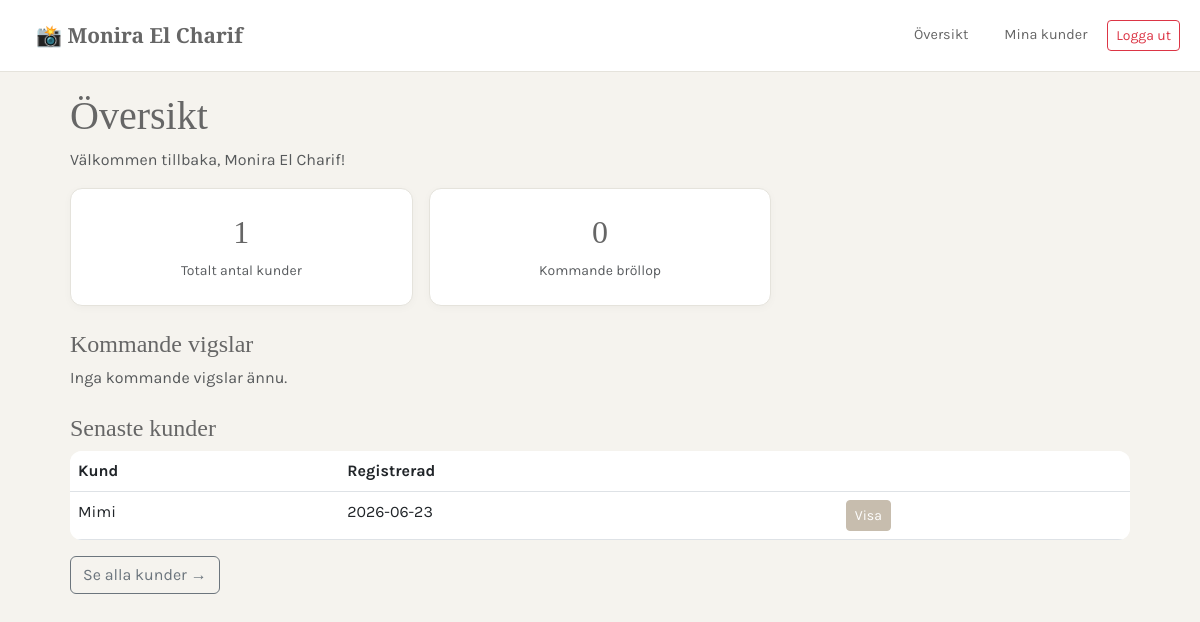
The app's page /checklist/partner/dashboard/ (signed in), older data.
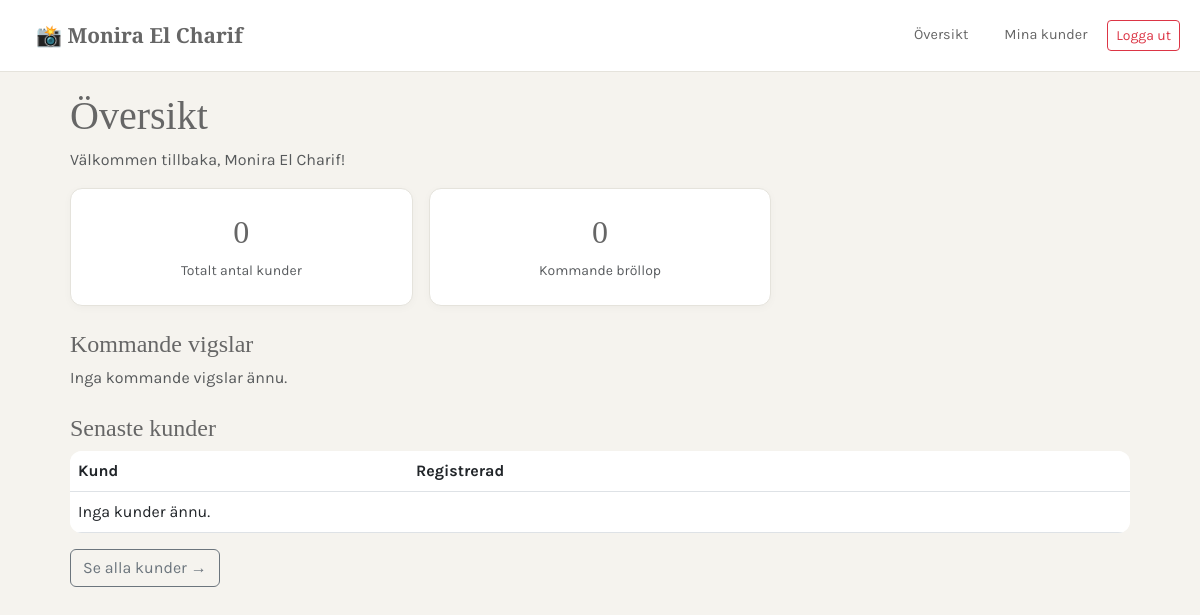
The same page, newer data.
### planner/models.py (models this page shows, shortened)
class Photographer(models.Model):
    user = models.ForeignKey(User, on_delete=models.CASCADE, null=True, blank=True)
    name = models.CharField(max_length=100, verbose_name="Företagsnamn")
    logo = models.URLField(max_length=500, blank=True, null=True, verbose_name="Logga (URL)")
    primary_color = models.CharField(max_length=7, default="#FFFFFF", verbose_name="Navbar-färg (Hex-kod)")
    accent_color = models.CharField(max_length=7, default="#C7BDAE", verbose_name="Accentfärg (Hex-kod)")
    whop_email = models.EmailField(blank=True, null=True, verbose_name="Whop E-post")
    whop_affiliate_id = models.CharField(max_length=100, verbose_name="Whop Affiliate ID")
    is_active = models.BooleanField(default=False)
    created_at = models.DateTimeField(auto_now_add=True)

### accounts/models.py (models this page shows, shortened)
class Profil(models.Model):
    ROLLER = [
        ('par', 'Brudpar'),
        ('planerare', 'Planerare'),
    ]
    user = models.OneToOneField(User, on_delete=models.CASCADE)
    telefon = models.CharField(max_length=20, blank=True)
    roll = models.CharField(max_length=10, choices=ROLLER, default='par')
    planerare = models.ForeignKey(User, on_delete=models.SET_NULL, null=True, blank=True, related_name='par')
    utgangsdatum = models.DateField(null=True, blank=True)
    photographer = models.ForeignKey('planner.Photographer', on_delete=models.SET_NULL, null=True, blank=True, related_name='kunder')

### planner/views.py (the view)
# urls.py: path('partner/dashboard/', views.partner_dashboard, name='partner_dashboard'),
@login_required
def partner_dashboard(request):
    fotograf = Photographer.objects.filter(user=request.user, is_active=True).first()
    if not fotograf:
        return redirect('dashboard')
    kunder = Profil.objects.filter(photographer=fotograf, roll='par')
    antal_kunder = kunder.count()
    from planner.models import Brollop
    kommande_brollop = Brollop.objects.filter(
        planerare__in=[k.user for k in kunder]
    ).order_by('datum')[:5]
    return render(request, 'planner/partner_dashboard.html', {
        'fotograf': fotograf,
        'antal_kunder': antal_kunder,
        'kunder': kunder.order_by('-user__date_joined')[:5],
        'kommande_brollop': kommande_brollop,
    })

### accounts/context_processors.py (called while the page is built)
def photographer_context(request):
    if request.user.is_authenticated:
        try:
            profil = Profil.objects.get(user=request.user)
            if profil.photographer:
                return {'photographer': profil.photographer}
        except Profil.DoesNotExist:
            pass
    return {'photographer': None}

### planner/templates/planner/partner_dashboard.html
{% extends 'planner/partner_base.html' %}
{% load i18n %}
{% block content %}
<h1> {% trans "Översikt" %}</h1>
<p class="text-muted">{% trans "Välkommen tillbaka" %}, {{ fotograf.name }}!</p>
<div class="row g-3 mb-4">
    <div class="col-md-4">
        <div class="card text-center p-4">
            <h2>{{ antal_kunder }}</h2>
            <small class="text-muted">{% trans "Totalt antal kunder" %}</small>
        </div>
    </div>
    <div class="col-md-4">
        <div class="card text-center p-4">
            <h2>{{ kommande_brollop|length }}</h2>
            <small class="text-muted">{% trans "Kommande bröllop" %}</small>
        </div>
    </div>
</div>
<h4 class="mt-4">{% trans "Kommande vigslar" %}</h4>
{% if kommande_brollop %}
    <div class="row g-3">
        {% for brollop in kommande_brollop %}
            <div class="col-md-6">
                <div class="card p-3">
                    <strong>{{ brollop.namn }}</strong>
                    <span class="text-muted"> – {{ brollop.datum|date:"d M Y"|default:"Datum ej satt" }}</span>
                </div>
            </div>
        {% endfor %}
    </div>
{% else %}
    <p class="text-muted">{% trans "Inga kommande vigslar ännu." %}</p>
{% endif %}
<h4 class="mt-4">{% trans "Senaste kunder" %}</h4>
<table class="table">
    <thead>
        <tr>
            <th>{% trans "Kund" %}</th>
            <th>{% trans "Registrerad" %}</th>
            <th></th>
        </tr>
    </thead>
    <tbody>
        {% for k in kunder %}
            <tr>
                <td>{{ k.user.username }}</td>
                <td>{{ k.user.date_joined|date:"Y-m-d" }}</td>
                <td>
                    <a href="{% url 'partner_kund_detail' k.id %}" class="btn btn-sm btn-primary">{% trans "Visa" %}</a>
                </td>
            </tr>
        {% empty %}
            <tr><td colspan="3">{% trans "Inga kunder ännu." %}</td></tr>
        {% endfor %}
    </tbody>
</table>
<a href="{% url 'partner_kunder' %}" class="btn btn-outline-secondary">{% trans "Se alla kunder" %} →</a>
{% endblock %}

### planner/templates/planner/partner_base.html (shortened to what this page needs)
{% load static %}
{% load i18n %}
<!DOCTYPE html>
<html lang="sv">
<head>
    <link href="https://cdn.jsdelivr.net/npm/bootstrap@5.3.0/dist/css/bootstrap.min.css" rel="stylesheet">
    <link rel="stylesheet" href="https://cdnjs.cloudflare.com/ajax/libs/font-awesome/6.5.1/css/all.min.css">
</head>
<body>
<nav class="partner-nav">
    <a href="{% url 'partner_dashboard' %}" class="brand">📸 {{ fotograf.name }}</a>
    <div>
        <a href="{% url 'partner_dashboard' %}">Översikt</a>
        <a href="{% url 'partner_kunder' %}">Mina kunder</a>
        <form method="post" action="{% url 'logout' %}" class="d-inline">
            <button type="submit" class="btn btn-sm btn-outline-danger">Logga ut</button>
        </form>
    </div>
</nav>
<div class="container">
    {% block content %}{% endblock %}
</div>
</body>
</html>

### planner/templates/planner/partner_base.html (style rules this page uses)
:root { --bg: #F5F3EE; --primary: #C7BDAE; --text-dark: #666666; --white: #ffffff; --border: #e5e3dc; }
body { font-family: 'Karla', sans-serif; background: var(--bg); color: var(--text-dark); overflow-x: hidden; }
h1, h2, h3, h4 { font-family: 'Cormorant Garamond', serif; color: var(--text-dark); }
.partner-nav { background: var(--white); border-bottom: 1px solid var(--border); padding: 12px 20px; display: flex; align-items: center; justify-content: space-between; position: sticky; top: 0; z-index: 1000; }
.partner-nav a { color: var(--text-dark); text-decoration: none; font-size: 0.9rem; padding: 8px 16px; border-radius: 8px; transition: background 0.2s; }
.partner-nav .brand { font-family: 'Cormorant Garamond', serif; font-size: 1.3rem; font-weight: 600; }
.container { max-width: 1100px; margin: 0 auto; padding: 20px; }
.card { background: var(--white); border: 1px solid var(--border); border-radius: 12px; box-shadow: 0 2px 8px rgba(0,0,0,0.03); }
.table { background: var(--white); border-radius: 12px; overflow: hidden; }

Row changes from the older to the newer data that the page shows:
no longer on this page (row edited): Profil: user.username "Mimi", user.date_joined "2026-06-23"
Text that changed along with them:
{{ antal_kunder }}: "1" → "0"
text now shown: "Inga kunder ännu."
